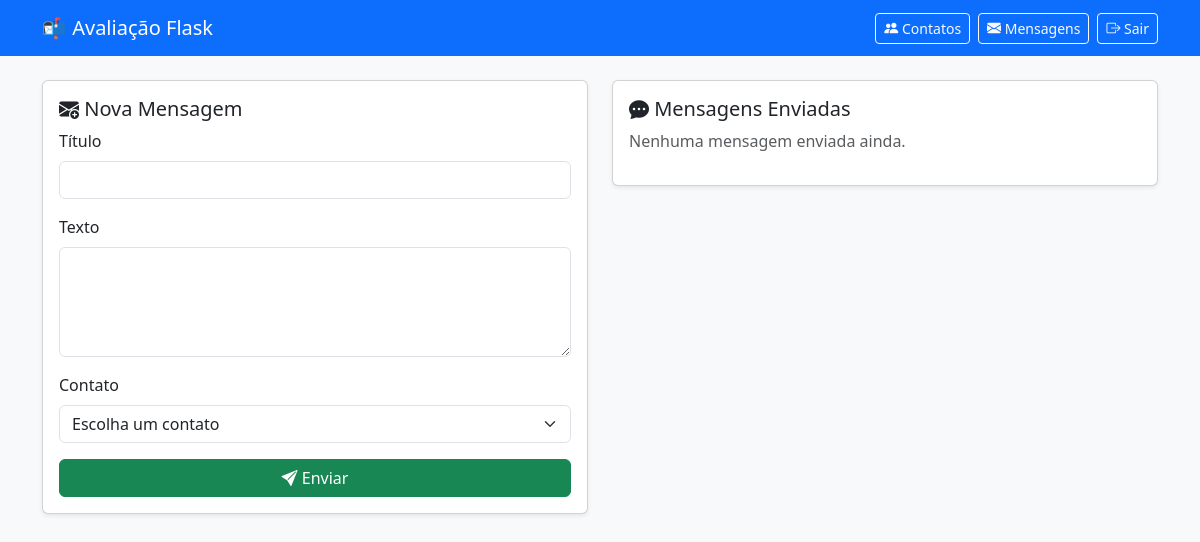
Page /messages/ (signed in) on the earlier database version.
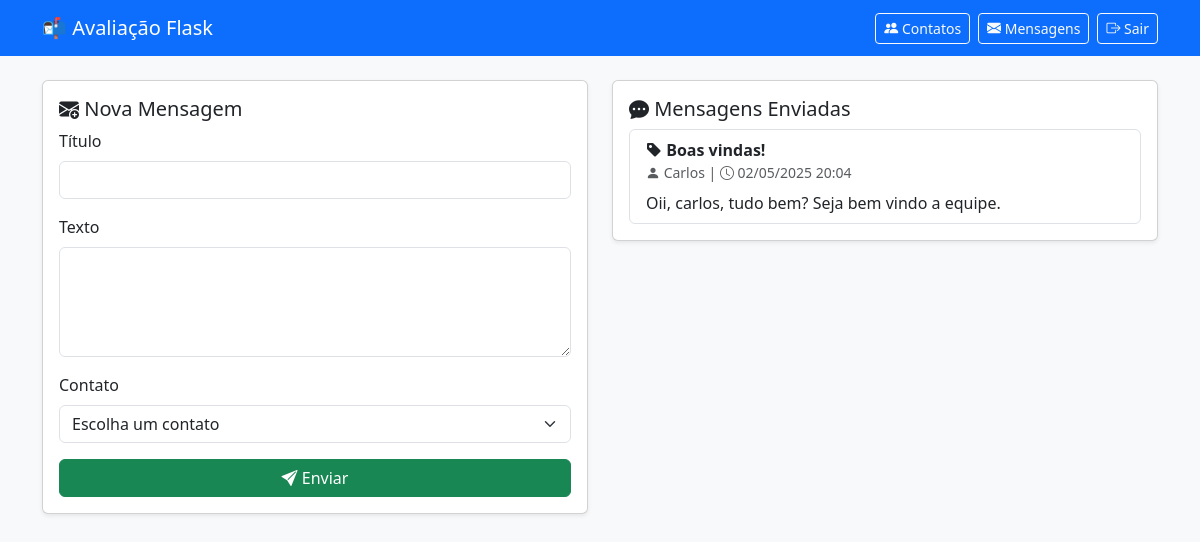
Same page on the later database version.
### app/models.py (models this page shows)
class Message(db.Model):
    id = db.Column(db.Integer, primary_key=True)
    titulo = db.Column(db.String(100), nullable=False)
    texto = db.Column(db.Text, nullable=False)
    data_envio = db.Column(db.DateTime, default=datetime.utcnow)
    user_id = db.Column(db.Integer, db.ForeignKey('user.id'), nullable=False)
    contact_id = db.Column(db.Integer, db.ForeignKey('contact.id'), nullable=False)

class Contact(db.Model):
    id = db.Column(db.Integer, primary_key=True)
    nome = db.Column(db.String(64), nullable=False)
    email = db.Column(db.String(120), nullable=False)
    celular = db.Column(db.String(20), nullable=False)
    user_id = db.Column(db.Integer, db.ForeignKey('user.id'), nullable=False)
    mensagens = db.relationship('Message', backref='contato', lazy=True)

### app/routes/message.py (the view)
@bp.route('/')
@login_required
def messages():
    mensagens = Message.query.filter_by(user_id=current_user.id).all()
    contatos = Contact.query.filter_by(user_id=current_user.id).all()
    return render_template('messages.html', mensagens=mensagens, contatos=contatos)

### app/models.py (called while the page is built)
@login_manager.user_loader
def load_user(user_id):
    return User.query.get(int(user_id))

### app/templates/messages.html (shortened to what this page needs)
{% extends 'base.html' %}
{% block content %}
<div class="row">
  <div class="col-md-6">
    <div class="card shadow-sm mb-4">
      <div class="card-body">
        <h5 class="card-title"><i class="bi bi-envelope-plus-fill"></i> Nova Mensagem</h5>
        <form method="post" action="/messages/send">
          <div class="mb-3">
            <label for="titulo" class="form-label">Título</label>
            <input type="text" class="form-control" id="titulo" name="titulo" required>
          </div>
          <div class="mb-3">
            <label for="texto" class="form-label">Texto</label>
            <textarea class="form-control" id="texto" name="texto" rows="4" required></textarea>
          </div>
          <div class="mb-3">
            <label for="contato" class="form-label">Contato</label>
            <select class="form-select" id="contato" name="contato" required>
              <option value="" disabled selected>Escolha um contato</option>
            </select>
          </div>
          <button type="submit" class="btn btn-success w-100"><i class="bi bi-send-fill"></i> Enviar</button>
        </form>
      </div>
    </div>
  </div>
  <div class="col-md-6">
    <div class="card shadow-sm">
      <div class="card-body">
        <h5 class="card-title"><i class="bi bi-chat-dots-fill"></i> Mensagens Enviadas</h5>
        {% if mensagens %}
        <ul class="list-group">
          {% for m in mensagens %}
          <li class="list-group-item">
            <div class="fw-bold"><i class="bi bi-tag-fill"></i> {{ m.titulo }}</div>
            <div class="text-muted small"><i class="bi bi-person-fill"></i> {{ m.contato.nome }} | <i class="bi bi-clock"></i> {{ m.data_envio.strftime('%d/%m/%Y %H:%M') }}</div>
            <div class="mt-2">{{ m.texto }}</div>
          </li>
          {% endfor %}
        </ul>
        {% else %}
        <p class="text-muted">Nenhuma mensagem enviada ainda.</p>
        {% endif %}
      </div>
    </div>
  </div>
</div>
{% endblock %}

### app/templates/base.html (shortened to what this page needs)
<!DOCTYPE html>
<html lang="pt-br">
<head>
  <link href="https://cdn.jsdelivr.net/npm/bootstrap@5.3.0/dist/css/bootstrap.min.css" rel="stylesheet">
  <link href="https://cdn.jsdelivr.net/npm/bootstrap-icons@1.10.5/font/bootstrap-icons.css" rel="stylesheet">
</head>
<body class="bg-light">
  <nav class="navbar navbar-expand-lg navbar-dark bg-primary mb-4">
    <div class="container">
      <a class="navbar-brand" href="#">📬 Avaliação Flask</a>
      <div class="d-flex">
        <a href="/contacts" class="btn btn-outline-light btn-sm me-2"><i class="bi bi-people-fill"></i> Contatos</a>
        <a href="/messages" class="btn btn-outline-light btn-sm me-2"><i class="bi bi-envelope-fill"></i> Mensagens</a>
        <a href="/logout" class="btn btn-outline-light btn-sm"><i class="bi bi-box-arrow-right"></i> Sair</a>
      </div>
    </div>
  </nav>
  <div class="container">
    {% block content %}{% endblock %}
  </div>
</body>
</html>

Differences in the rows shown:
added Message: titulo "Boas vindas!", contato.nome "Carlos", data_envio "02/05/2025 20:04", texto "Oii, carlos, tudo bem? Seja bem vindo a equipe."
Other differences:
text no longer shown: "Nenhuma mensagem enviada ainda."
